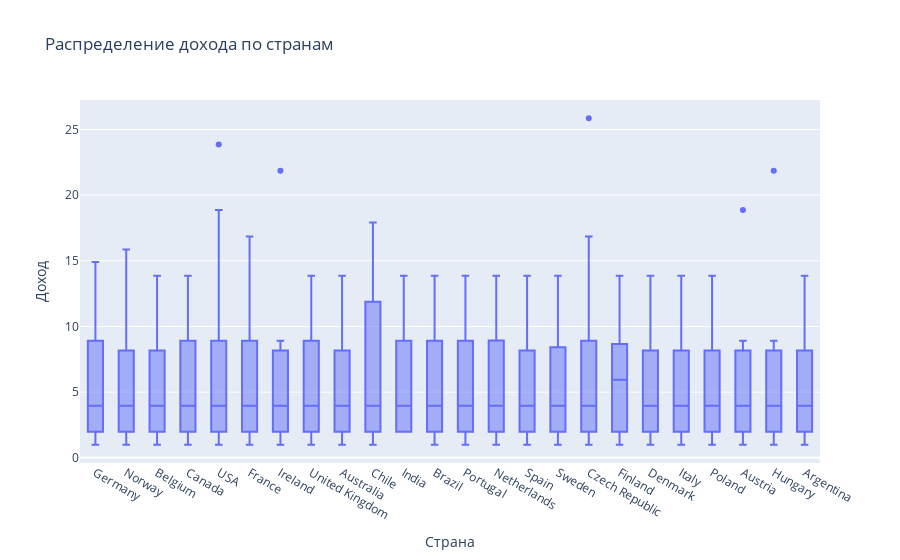

Notebook code cell kept with this figure:
### Code cell
query_3 = """
select i.billing_country, i.total
from invoice i
where i.total > 0
"""

fig = px.box(df, 
             x="billing_country", 
             y="total", 
             title="Распределение дохода по странам",
             labels={"billing_country": "Страна", "total": "Доход"},
             boxmode="group" 
            )

fig.show()

### Figure 1 — Plotly figure (JSON) as saved in the notebook; plotly's stock layout.template omitted (floating-point values rounded to 4 significant figures; data arrays with more than 128 entries replaced by an {"elided": "..."} marker saying what was removed)
{"data": [{"alignmentgroup": "True", "hovertemplate": "Страна=%{x}<br>Доход=%{y}<extra></extra>", "legendgroup": "", "marker": {"color": "#636efa"}, "name": "", "notched": false, "offsetgroup": "", "orientation": "v", "showlegend": false, "type": "box", "x": {"elided": "412 str values"}, "x0": " ", "xaxis": "x", "y": {"elided": "412 float values"}, "y0": " ", "yaxis": "y"}], "layout": {"boxmode": "group", "legend": {"tracegroupgap": 0}, "title": {"text": "Распределение дохода по странам"}, "xaxis": {"anchor": "y", "domain": [0, 1], "title": {"text": "Страна"}}, "yaxis": {"anchor": "x", "domain": [0, 1], "title": {"text": "Доход"}}}}
